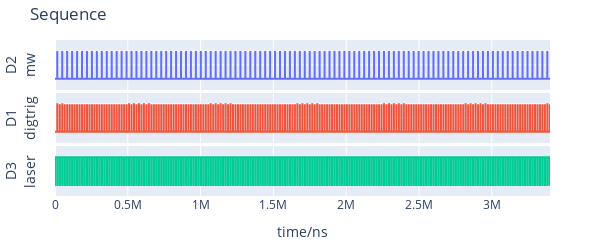

Notebook cell for this chart:
### Code cell
sequence=Rabi(awg_parameters['mw_times'])

ps.setDigital("laser", sequence[0]) # digitizer trigger
ps.setDigital("digtrig", sequence[1]) # digitizer trigger
ps.setDigital("mw", sequence[2]) # MW IQ
ps.setTrigger
ps.plotSeq(plot_all=False)

### Figure 1 — Plotly figure (JSON) as saved in the notebook; plotly's stock layout.template omitted (floating-point values rounded to 4 significant figures; data arrays with more than 128 entries replaced by an {"elided": "..."} marker saying what was removed)
{"data": [{"line": {"shape": "hv"}, "mode": "lines", "name": "D2", "type": "scatter", "x": {"elided": "601 int values"}, "xaxis": "x", "y": {"elided": "601 int values"}, "yaxis": "y"}, {"line": {"shape": "hv"}, "mode": "lines", "name": "D1", "type": "scatter", "x": {"elided": "601 int values"}, "xaxis": "x2", "y": {"elided": "601 int values"}, "yaxis": "y2"}, {"line": {"shape": "hv"}, "mode": "lines", "name": "D3", "type": "scatter", "x": {"elided": "1001 int values"}, "xaxis": "x3", "y": {"elided": "1001 int values"}, "yaxis": "y3"}], "layout": {"height": 250, "margin": {"b": 40, "l": 50, "r": 50, "t": 40}, "showlegend": false, "title": {"text": "Sequence"}, "width": 600, "xaxis": {"anchor": "y", "domain": [0, 1], "matches": "x3", "showticklabels": false}, "xaxis2": {"anchor": "y2", "domain": [0, 1], "matches": "x3", "showticklabels": false}, "xaxis3": {"anchor": "y3", "domain": [0, 1], "title": {"text": "time/ns"}}, "yaxis": {"anchor": "x", "domain": [0.68, 1], "range": [-0.4, 1.4], "showticklabels": false, "title": {"text": "D2<br>mw"}}, "yaxis2": {"anchor": "x2", "domain": [0.34, 0.66], "range": [-0.4, 1.4], "showticklabels": false, "title": {"text": "D1<br>digtrig"}}, "yaxis3": {"anchor": "x3", "domain": [0, 0.32], "range": [-0.4, 1.4], "showticklabels": false, "title": {"text": "D3<br>laser"}}}}
